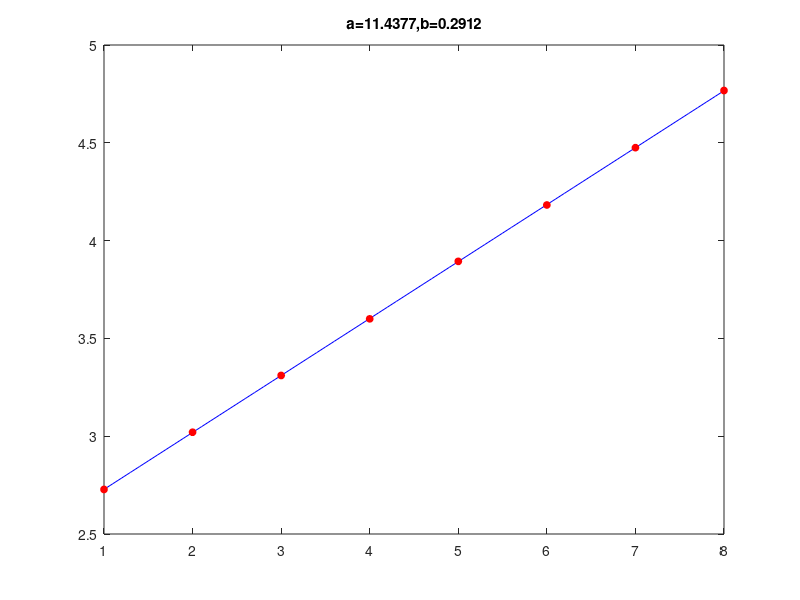

MATLAB code to generate this figure:
x0=1:1:8;
y0=[15.3,20.5,27.4,36.6,49.1,65.5,87.8,117.6];
y0=log(y0);
res=polyfit(x0,y0,1);
x=1:0.1:8;
y=polyval(res,x);
plot(x,y,'-b',x0,y0,'ro','MarkerSize',5,'MarkerFaceColor','r')
title(sprintf('a=%.4f,b=%.4f',exp(res(2)),res(1)))